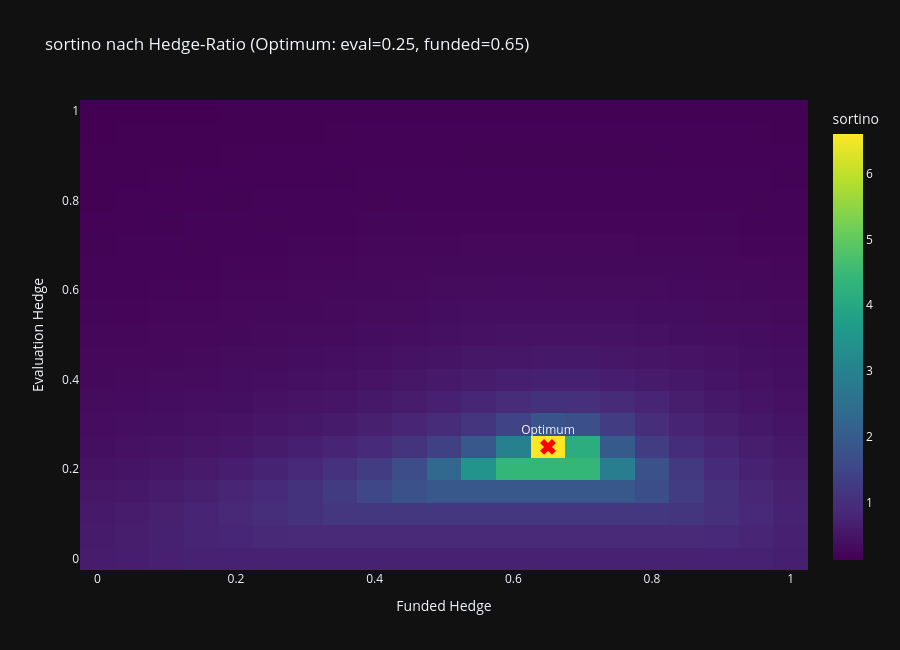

The notebook cell this image was saved under:
### Markdown cell above
## PROPFIRM HEDGING SIMULATOR 

Dieser Simulator nimmt an, dass keine weiteren Regeln wie max daily drawdown oder consistency gebrochen werden. Diese können durch position-sizing kontrolliert werden.

### Code cell
import plotly.graph_objects as go
import numpy as np
import math

# Variables

# General

account_size = 50000
account_price = 149
return_per_trade = 0.02
fee_per_trade_live_account = 2  # IBKR + Puffer

# Eval

profit_target = 0.08
max_drawdown = 0.04

# Funded

funded_payout_target = 0.08
funded_max_drawdown = 0.04

p_pass_eval = max_drawdown / (max_drawdown + profit_target)
p_payout_funded = funded_max_drawdown / (funded_max_drawdown + funded_payout_target)

P_FAIL_EVAL = 1 - p_pass_eval
P_PAYOUT = p_pass_eval * p_payout_funded
P_FAIL_FUNDED = p_pass_eval * (1 - p_payout_funded)

funded_start_capital = account_size * (1 + profit_target)

fee_per_trade_eval_account = 5  # ggf. anpassen, falls Eval != Live-Kontraktgröße

def expected_trades(target, drawdown, r):
    return (target / r) * (drawdown / r)


n_trades_eval = expected_trades(profit_target, max_drawdown, return_per_trade)
n_trades_funded = expected_trades(funded_payout_target, funded_max_drawdown, return_per_trade)


def compute_metrics(evaluation_hedge, funded_hedge):
    fees_eval = n_trades_eval * (fee_per_trade_eval_account + fee_per_trade_live_account * (evaluation_hedge > 0))
    pass_eval_pnl = -int(profit_target * account_size * evaluation_hedge) - account_price - fees_eval
    fail_eval_pnl = -account_price + max_drawdown * account_size * evaluation_hedge - fees_eval
    
    fees_funded = n_trades_funded * fee_per_trade_live_account
    payout = funded_start_capital * funded_payout_target
    funded_hedge_cost = funded_hedge * funded_start_capital
    fail_funded_pnl = pass_eval_pnl + (funded_hedge_cost * funded_max_drawdown) - fees_funded
    payout_pnl = pass_eval_pnl - (funded_hedge_cost * funded_payout_target) + payout - fees_funded

    outcomes = [fail_eval_pnl, payout_pnl, fail_funded_pnl]
    probs = [P_FAIL_EVAL, P_PAYOUT, P_FAIL_FUNDED]

    ev = sum(p * x for p, x in zip(probs, outcomes))
    variance = sum(p * (x - ev) ** 2 for p, x in zip(probs, outcomes))
    downside_var = sum(p * min(x - ev, 0) ** 2 for p, x in zip(probs, outcomes))
    downside_std = math.sqrt(downside_var)

    invested = account_price + funded_hedge_cost
    sortino = ev / downside_std if downside_std > 0 else float("nan")
    pre_payout_pnl = pass_eval_pnl - funded_hedge_cost * funded_payout_target - fees_funded
    return {
        "pre_payout_pnl": pre_payout_pnl,
        "ev": ev, "std": math.sqrt(variance), "sortino": sortino, "roi": ev / invested,
        "pass_eval_pnl": pass_eval_pnl, "fail_eval_pnl": fail_eval_pnl,
        "payout_pnl": payout_pnl, "fail_funded_pnl": fail_funded_pnl,
    }


def breakeven_probabilities(evaluation_hedge, funded_hedge, p_fail_eval=P_FAIL_EVAL):
    
    m = compute_metrics(evaluation_hedge, funded_hedge)
    fail_eval_pnl = m["fail_eval_pnl"]
    payout_pnl = m["payout_pnl"]
    fail_funded_pnl = m["fail_funded_pnl"]

    denom_payout = payout_pnl - fail_funded_pnl
    degenerate = abs(denom_payout) < 1e-6

    p_payout_breakeven = (
        float("nan") if degenerate else
        -(p_fail_eval * fail_eval_pnl + (1 - p_fail_eval) * fail_funded_pnl) / denom_payout
    )

    avg_funded_pnl = p_payout_funded * payout_pnl + (1 - p_payout_funded) * fail_funded_pnl
    denom_pass = avg_funded_pnl - fail_eval_pnl
    p_pass_eval_breakeven = float("nan") if denom_pass == 0 else -fail_eval_pnl / denom_pass

    pass_eval_valid = 0.0 <= p_pass_eval_breakeven <= 1.0

    return {
        "p_payout_breakeven": p_payout_breakeven,
        "degenerate": degenerate,
        "p_pass_eval_breakeven": p_pass_eval_breakeven,
        "pass_eval_valid": pass_eval_valid,
        "fail_eval_pnl": fail_eval_pnl,
        "payout_pnl": payout_pnl,
        "fail_funded_pnl": fail_funded_pnl,
    }             

def optimize_hedges(eval_range=np.arange(0.0, 1.01, 0.05),
                     funded_range=np.arange(0.0, 1.01, 0.05),
                     metric="sortino"):
    z = np.zeros((len(eval_range), len(funded_range)))
    best = {"value": -math.inf}

    for i, eh in enumerate(eval_range):
        for j, fh in enumerate(funded_range):
            m = compute_metrics(eh, fh)
            z[i, j] = m[metric]
            if not math.isnan(m[metric]) and m[metric] > best["value"]:
                best = {"value": m[metric], "evaluation_hedge": eh, "funded_hedge": fh, "metrics": m}

    fig = go.Figure(data=go.Heatmap(z=z, x=funded_range, y=eval_range, colorscale="Viridis",
                                     colorbar=dict(title=metric)))
    fig.add_trace(go.Scatter(x=[best["funded_hedge"]], y=[best["evaluation_hedge"]],
                              mode="markers+text", marker=dict(color="red", size=14, symbol="x"),
                              text=["Optimum"], textposition="top center", showlegend=False))
    fig.update_layout(
        title=f"{metric} nach Hedge-Ratio (Optimum: eval={best['evaluation_hedge']:.2f}, funded={best['funded_hedge']:.2f})",
        xaxis_title="Funded Hedge", yaxis_title="Evaluation Hedge",
        template="plotly_dark", width=900, height=650,
    )
    fig.show()

    return best


def plot_tree(evaluation_hedge, funded_hedge):
    m = compute_metrics(evaluation_hedge, funded_hedge)
    fig = go.Figure()

    def add_node(x, y, title, subtitle):
        fig.add_annotation(x=x, y=y, text=f"<b>{title}</b><br><span style='font-size:12px'>{subtitle}</span>",
                            showarrow=False, bgcolor="#19321d", borderwidth=0, borderpad=10,
                            font=dict(color="white", size=15), align="center")

    def add_line(x0, y0, x1, y1):
        fig.add_shape(type="line", x0=x0, x1=x1, y0=y0, y1=y1, line=dict(color="white", width=1))

    add_node(3, 6, "Start Challenge", f"Fee ${-account_price}, hedge {int(evaluation_hedge*100)}%")
    add_line(3, 6, 3, 4)
    add_line(3, 6, 1, 4)

    add_node(3, 4, "Pass Evaluation", f"Running ${int(m['pass_eval_pnl'])}, hedge {int(funded_hedge*100)}%")
    add_node(1, 4, "Fail Evaluation", f"Net ${int(m['fail_eval_pnl'])}")

    add_node(3, 2, "Funded Payout", f"Running ${int(m['payout_pnl'])}")
    add_node(1, 2, "Fail Funded", f"Net ${int(m['fail_funded_pnl'])}")
    add_line(3, 4, 3, 2)
    add_line(3, 4, 1, 2)

    fig.update_layout(
        title=f"Optimale Ratios: eval={evaluation_hedge:.2f}, funded={funded_hedge:.2f} | "
              f"EV=${int(m['ev'])}, Sortino={m['sortino']:.2f}",
        template="plotly_dark",
        xaxis=dict(visible=False, range=[0, 6]),
        yaxis=dict(visible=False, range=[0, 6]),
        showlegend=False, margin=dict(l=20, r=20, t=60, b=20),
        width=1000, height=600,
    )
    fig.show()


if __name__ == "__main__":
    best = optimize_hedges(metric="sortino")
    eh, fh = best["evaluation_hedge"], best["funded_hedge"]
    plot_tree(eh, fh)

    be = breakeven_probabilities(eh, fh)
    print(f"\nOptimales Hedge-Ratio: eval={eh:.2f}, funded={fh:.2f}")
    if be["degenerate"]:
        print("payout_pnl ~= fail_funded_pnl -> Payout-Wahrscheinlichkeit hat hier "
              "keinen Einfluss mehr auf EV (Hedge macht Funded-Stufe risikoneutral).")
    else:
        print(f"Breakeven Payout-Wahrscheinlichkeit (unconditional): {be['p_payout_breakeven']:.2%} "
              f"(aktuell angenommen: {P_PAYOUT:.2%})")

    if be["pass_eval_valid"]:
        print(f"Breakeven Eval-Pass-Rate: {be['p_pass_eval_breakeven']:.2%} "
              f"(aktuell angenommen: {1 - P_FAIL_EVAL:.2%})")
    else:
        sign_note = "positiv" if be["fail_eval_pnl"] > 0 else "negativ"
        print(f"Keine gueltige Breakeven-Wahrscheinlichkeit in [0,1]: fail_eval_pnl (${be['fail_eval_pnl']:.0f}), "
              f"payout_pnl (${be['payout_pnl']:.0f}) und fail_funded_pnl (${be['fail_funded_pnl']:.0f}) "
              f"sind alle {sign_note} -> EV ist bei diesem Hedge-Ratio unabhaengig von der Win-Rate {sign_note}.")

### Figure 1 — Plotly figure (JSON) as saved in the notebook; plotly's stock layout.template omitted (floating-point values rounded to 4 significant figures; data arrays with more than 128 entries replaced by an {"elided": "..."} marker saying what was removed)
{"data": [{"colorbar": {"title": {"text": "sortino"}}, "colorscale": [[0, "#440154"], [0.1111, "#482878"], [0.2222, "#3e4989"], [0.3333, "#31688e"], [0.4444, "#26828e"], [0.5556, "#1f9e89"], [0.6667, "#35b779"], [0.7778, "#6ece58"], [0.8889, "#b5de2b"], [1, "#fde725"]], "type": "heatmap", "x": [0.0, 0.05, 0.1, 0.15, 0.2, 0.25, 0.3, 0.35, 0.4, 0.45, 0.5, 0.55, 0.6, 0.65, 0.7, 0.75, 0.8, 0.85, 0.9, 0.95, 1.0], "y": [0.0, 0.05, 0.1, 0.15, 0.2, 0.25, 0.3, 0.35, 0.4, 0.45, 0.5, 0.55, 0.6, 0.65, 0.7, 0.75, 0.8, 0.85, 0.9, 0.95, 1.0], "z": {"elided": "21x21 float values"}}, {"marker": {"color": "red", "size": 14, "symbol": "x"}, "mode": "markers+text", "showlegend": false, "text": ["Optimum"], "textposition": "top center", "type": "scatter", "x": [0.65], "y": [0.25]}], "layout": {"height": 650, "title": {"text": "sortino nach Hedge-Ratio (Optimum: eval=0.25, funded=0.65)"}, "width": 900, "xaxis": {"title": {"text": "Funded Hedge"}}, "yaxis": {"title": {"text": "Evaluation Hedge"}}}}
